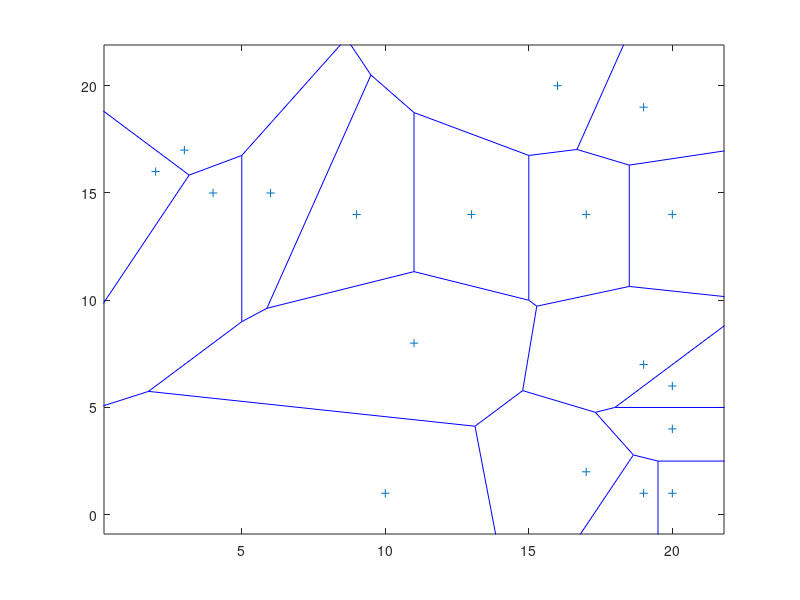

The MATLAB source for this figure:
clc;
clear;
close all;

%% input



pts = [1,1;
    6,6;
    12,3;
    4,8;
    7,9;
    9,3;
    11,13;
    12,5;
    2,12;
    10,11;
    4,2
    ];

% pts = unique(randi([1,20],20,2),'rows');
pts =   [ 2    16;
     3    17;
     4    15;
     6    15;
     9    14;
    10     1;
    11     8;
    13    14;
    16    20;
    17     2;
    17    14;
    19     1;
    19     7;
    19    19;
    20     1;
    20     4;
    20     6;
    20    14]


for ii = 1:1

a = voronoi(pts(:,1),pts(:,2));

%% algo

%making uniform grid
xll = 0;    yll = 0;    xul = 20;   yul = 20;
grid_res_x = 0.1;     grid_res_y = 0.1;     
grid_pts = [];
for i = xll:grid_res_x:ceil(xul)
    j = [yll:grid_res_y:ceil(yul)]';
    grid_pts= [grid_pts;[[i*ones(size(j,1),1)],j]];
end
% scatter(grid_pts(:,1),grid_pts(:,2),'.')
grid_pt_assign = [grid_pts, zeros(size(grid_pts,1),1)];
for i = 1:size(grid_pts,1)
    dist_mat = [sqrt((pts(:,1)-grid_pts(i,1)).^2 + (pts(:,2)-grid_pts(i,2)).^2)];
    [dist_min,index] = min(dist_mat);
    grid_pt_assign(i,3) = index;
end
dist_mat;
grid_pt_assign_sorted = sortrows(grid_pt_assign,3);
xt = 0;     yt = 0;
counter = 0;
cg = [];
for i = 1:size(grid_pt_assign_sorted,1)-1
    if grid_pt_assign_sorted(i,3)==grid_pt_assign_sorted(i+1,3)
        xt = xt+grid_pt_assign_sorted(i,1);
        yt = yt+grid_pt_assign_sorted(i,2);
        counter = counter+1;
    else
        xt = xt+grid_pt_assign_sorted(i,1);
        yt = yt+grid_pt_assign_sorted(i,2);
        counter = counter+1;
        x_avg = xt/(counter);       y_avg = yt/(counter);
        cg = [cg; x_avg y_avg grid_pt_assign_sorted(i,3)];
        xt = 0;     yt = 0;     counter = 0;
    end
end
%adding last point
xt = xt+grid_pt_assign_sorted(size(grid_pt_assign_sorted,1),1);
yt = yt+grid_pt_assign_sorted(size(grid_pt_assign_sorted,1),2);
counter = counter+1;
x_avg = xt/(counter);       y_avg = yt/(counter);
cg = [cg; x_avg y_avg grid_pt_assign_sorted(i,3)];
   
pts = cg(:,1:2);

pause(0.05)
end

% hold on;
% scatter(cg(:,1),cg(:,2),'r')


% make uniform grid.....dont try centroid of cell....try grid itself...
%     if grid doesnt work,then go for centroid idea
% use simple distance method to get fav pt....group them...
%     get x_avg....y_avg....that is new pt ...replace that pt and try voronoi